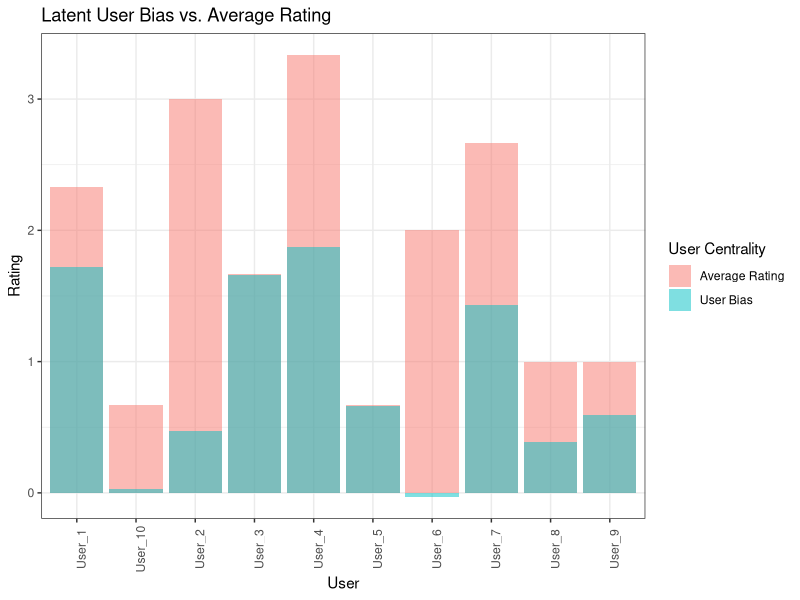

The R script that drew this image:
## ---- chunk 1
# Items
M = 3

# Users
N = 10

# Populate ratings matrix
R = matrix(0, nrow=N, ncol=M)

# Populating ratings matrix
R[1,] <- c(2,0,5)
R[2,] <- c(1,5,3)
R[3,] <- c(0,0,5)
R[4,] <- c(4,1,5)
R[5,] <- c(0,0,2)
R[6,] <- c(2,4,0)
R[7,] <- c(0,3,5)
R[8,] <- c(2,0,1)
R[9,] <- c(0,1,2)
R[10,] <- c(2,0,0)

# for(n in 1:N){
#   user_n_ratings = rbinom(M, 5, 0.5)
#   
#   R[n, ] = user_n_ratings
#   
#   # Put some holes in the data
#   R[n, floor(runif(1, min=0, max=4))] = 0
#   # R[n, floor(runif(1, min=0, max=4))] = 0
# }

R
## ---- chunk 2
library(dplyr)
library(tidyr)
## ---- chunk 3
D <- R %>% as.data.frame %>%
  setNames(nm = 1:M) %>% 
  dplyr::mutate(user_id=row_number()) %>% 
  tidyr::gather(., key = "item_id", value ="rating", -user_id) %>% 
  dplyr::mutate(user_name = paste("User_", user_id, sep=""),
                item_name = paste("Item_", item_id, sep="")) %>% 
  dplyr::filter(rating != 0)
D
## ---- chunk 4
library(MASS)

solve.ols <- function(X,y){
  theta = (ginv(t(X) %*% X) %*% t(X)) %*% y
}

X = matrix(rep(rnorm(2), 10), nrow = 10)
y = matrix(rnorm(10), ncol=1)
theta = solve.ols(X,y)
theta
## ---- chunk 5
# Latent dimensions
K = 3

# User matrix
U = matrix(rnorm(N*K), nrow=N, ncol=K)

# Don't forget to append the bias vector for the items
U = cbind(U, 1)

# # Don't forget to append the bias vector
U = cbind(U, rnorm(N))


U
## ---- chunk 6

# Item matrix
V = matrix(rnorm(K*M), nrow=K, ncol=M)

# Don't forget to append the bias vector
V = rbind(V, rnorm(M))

# Don't forget to append the bias vector for the users
V = rbind(V, 1)

V
## ---- chunk 7

# Solve for U
n = unique(D$user_id)
for(uid in as.numeric(n)){
  
  # The user id
  # cat(uid, "\n")
  
  # Get all the items now
  all_items <- D %>% dplyr::filter(user_id ==  uid) %>% dplyr::pull(item_id)
  m <- length(all_items)
  
  tmp_X <- matrix(0, nrow=m, ncol=K+2)
  tmp_y <- matrix(0, nrow=m, ncol=1)
  
  idx = 1
  for(iid in as.numeric(all_items)){
    
    # The item id
    # cat(" ", iid, " ")
    
    # Store away the item vector for this record
    tmp_X[idx, ] = V[,iid]
    
    # Store away the response element for this record
    r = D %>% dplyr::filter(user_id == uid, item_id == iid) %>% dplyr::pull(rating)
    tmp_y[idx] = r
    
    # Iterate to the next item
    idx = idx + 1
    
  }
  # cat("\n")
  # break
  
  U[uid,] = solve.ols(tmp_X, tmp_y)
}

U
## ---- chunk 8

# U[,M+1] = 1

# Solve for V
m = unique(D$item_id)
for(iid in as.numeric(m)){
  
  # The item id
  # cat(iid, "\n")
  
  # Get all the users now
  all_users <- D %>% dplyr::filter(item_id ==  iid) %>% dplyr::pull(user_id)
  n <- length(all_users)
  
  tmp_X <- matrix(0, nrow=n, ncol=K+2)
  tmp_y <- matrix(0, nrow=n, ncol=1)
  
  idx = 1
  for(uid in as.numeric(all_users)){
    
    # The user id
    # cat(" ", uid, " ")
    
    # Store away the user vector for this record
    tmp_X[idx, ] = U[uid,]
    
    # Store away the response element for this record, same as last time
    r = D %>% dplyr::filter(user_id == uid, item_id == iid) %>% dplyr::pull(rating)
    tmp_y[idx] = r
    
    # Iterate to the next item
    idx = idx + 1
    
  }

  V[,iid] = solve.ols(tmp_X, tmp_y)
}

V
## ---- chunk 9
t(V)
U
## ---- chunk 10
U %>% dim
V %>% dim
R %>% dim

cat("\n")

nrow(U) * ncol(U)
nrow(V) * ncol(V)
nrow(R) * ncol(R)
## ---- chunk 11
library(ggplot2)
## ---- chunk 12
U_df <- U %>% 
  as.data.frame %>%
  dplyr::rename(user_bias = V4) %>%
  dplyr::mutate(user = paste("User_", row_number(), sep=""),
                user_actual_mean_rating = apply(R, 1, mean)) 

row.names(U_df) <- U_df$user
U_df
## ---- chunk 13
ggplot(data = U_df, aes(label = user_bias)) +
  geom_col(aes(x=user, y=user_actual_mean_rating, fill = "Average Rating"), alpha = 0.5) +
  geom_col(aes(x=user, y=user_bias, fill="User Bias"), alpha = 0.5) +
  ggtitle("Latent User Bias vs. Average Rating") +
  labs(fill = "User Centrality") +
  theme_bw() +
  theme(axis.text.x = element_text(angle = 90)) +
  xlab("User") +
  ylab("Rating")
  
  
## ---- chunk 14
R_reconstructed <- U %*% V

R_reconstructed

R
